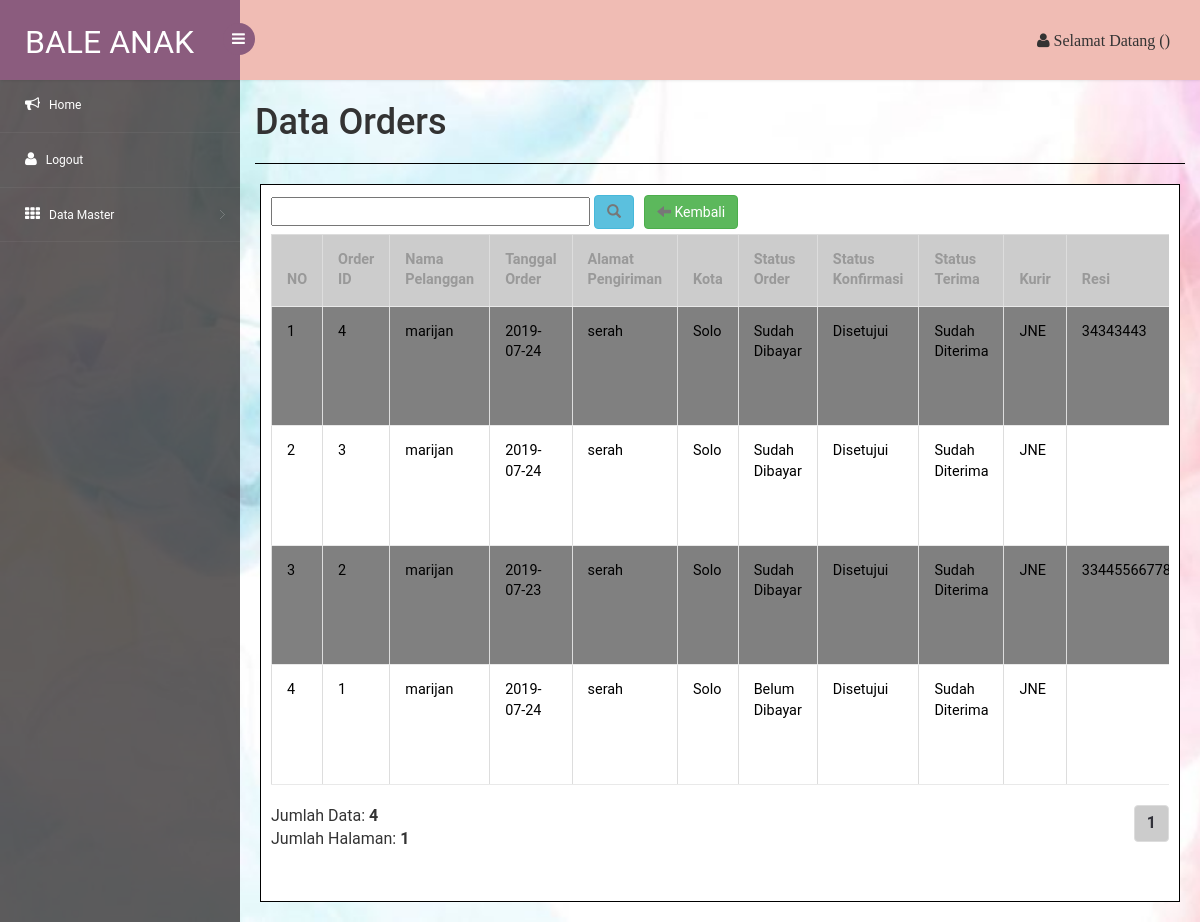
The app's page /admin/dashboard/orders.php, older data.
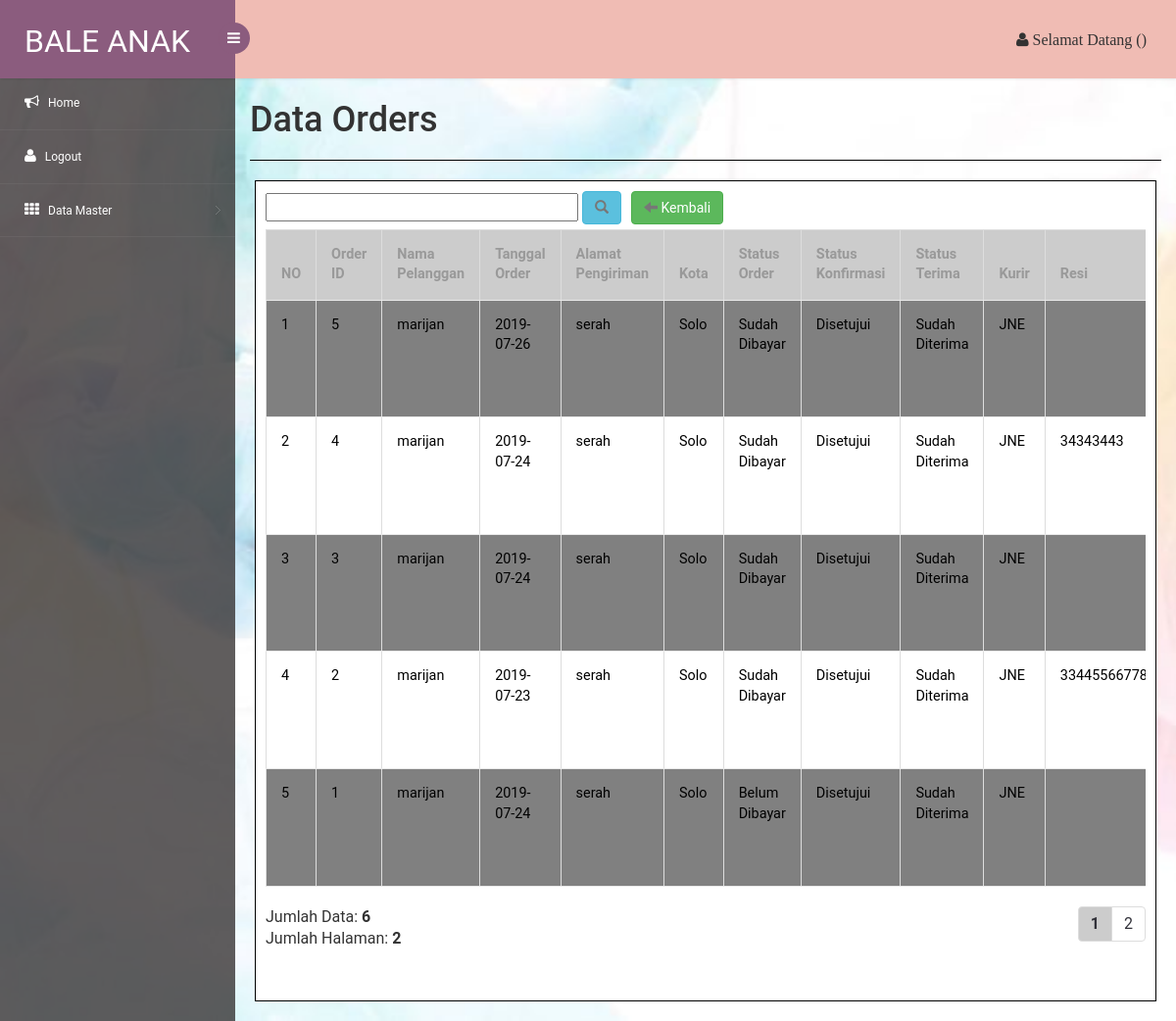
The same page, newer data.
### tables this page shows
CREATE TABLE `orders` (
  `id_order` int(11) NOT NULL,
  `kodepelanggan` int(11) NOT NULL,
  `tgl_order` date NOT NULL,
  `alamat_pengirim` varchar(255) NOT NULL,
  `id_kota` int(11) NOT NULL,
  `status_order` enum('Belum Dibayar','Sudah Dibayar') NOT NULL DEFAULT 'Belum Dibayar',
  `status_konfirmasi` enum('Menunggu Konfirmasi','Disetujui','Menunggu Persetujuan') NOT NULL DEFAULT 'Menunggu Konfirmasi',
  `status_terima` enum('Belum Diterima','Sudah Diterima') NOT NULL DEFAULT 'Belum Diterima',
  `kurir_id` int(11) NOT NULL,
  `resi` varchar(30) DEFAULT NULL,
  `ongkir` int(11) DEFAULT NULL
);

CREATE TABLE `pelanggan` (
  `kodepelanggan` int(5) NOT NULL,
  `namapelanggan` varchar(20) NOT NULL,
  `jeniskelamin` varchar(12) NOT NULL,
  `tempatlahir` varchar(30) NOT NULL,
  `tgllahir` date NOT NULL,
  `alamat` varchar(30) NOT NULL,
  `id_kota` int(11) NOT NULL,
  `nohp` varchar(20) NOT NULL,
  `email` varchar(50) NOT NULL,
  `username` varchar(20) NOT NULL,
  `password` varchar(255) NOT NULL,
  `tanggaldaftar` date NOT NULL
);

CREATE TABLE `kota` (
  `id_kota` int(11) NOT NULL,
  `nama_kota` varchar(30) NOT NULL,
  `ongkir` int(11) NOT NULL
);

CREATE TABLE `kurirs` (
  `kurir_id` int(11) NOT NULL,
  `kurir` varchar(30) NOT NULL
);

### admin/dashboard/functions.php (called while the page is built, shortened)
<?php
$conn = mysqli_connect("localhost", "root", "", "db_tokobale");
function orders($query)
{
	global $conn;
	$result = mysqli_query($conn, $query);
	$rows = [];
	while ($row = mysqli_fetch_assoc($result))
	{
		$rows[] = $row;
	}
	return $rows;
}
?>

### admin/dashboard/orders.php (the view, shortened to what this page needs)
<?php include_once('../_header.php'); ?>
<?php
require 'functions.php';
$jumlahdataperhalaman = 5;
$jumlahData = count(orders("SELECT pelanggan.namapelanggan, orders.tgl_order, orders.alamat_pengirim,
	kota.nama_kota, orders.status_order, orders.status_konfirmasi, orders.status_terima
	FROM orders JOIN pelanggan ON orders.kodepelanggan=pelanggan.kodepelanggan
	JOIN kota ON orders.id_kota=kota.id_kota JOIN kurirs ON orders.kurir_id=kurirs.kurir_id "));
$jumlahHalaman = ceil($jumlahData / $jumlahdataperhalaman);
$halamanAktif =  ( isset($_GET["page"]) ) ? $_GET["page"] : 1;
$awalData = ($jumlahdataperhalaman * $halamanAktif) - $jumlahdataperhalaman;
$orders = orders("SELECT * FROM orders JOIN pelanggan ON
	orders.kodepelanggan=pelanggan.kodepelanggan JOIN kota ON
	orders.id_kota=kota.id_kota JOIN kurirs ON orders.kurir_id=kurirs.kurir_id LIMIT $awalData, $jumlahdataperhalaman");
	?>
	<!DOCTYPE html>
	<html>
	<head>
	</head>
	<body>
		<div style="margin-top: 8px;">
			<h1> Data Orders </h1>
		</div>
		<div style="  margin-top: 20px;
		margin-bottom:  20px;
		border-top: 1px solid black;"></div>
		<div style="margin: 5px; padding:5px 10px 5px 10px; border: 1px solid black; background-color: white;">
			<form action="" method="post">
				<div style=" float: left; display: block; margin-top: 5px;">
					<input type="text" name="keyword" size="30" placeholder="Pencarian">
					<button type="button" class="btn btn-info" name="cari" >
						<span class="glyphicon glyphicon-search" ></span>
					</button>
				</div>
			</form>
			 <a href="./index.php" class="btn btn-success" style="margin-left: 10px;margin-top: 5px;"><span class="glyphicon glyphicon-arrow-left"></span>&nbsp;Kembali</a>
				<div>
					<div class="table-responsive" style="padding-top: 5px">
						<table class="table table-bordered table-hover" id="dataTables-example">
							<thead>
								<tr style="background-color: #ccc">
									<th>NO</th>
									<th>Order ID</th>
									<th>Nama Pelanggan</th>
									<th>Tanggal Order</th>
									<th>Alamat Pengiriman</th>
									<th>Kota</th>
									<th>Status Order</th>
									<th>Status Konfirmasi</th>
									<th>Status Terima</th>
									<th>Kurir</th>
									<th>Resi</th>
								</tr>
							</thead>
							<?php $i = 1; ?>
							<?php foreach (array_reverse($orders) as $ords): ?>
								<tr class="baris">
									<td style="color: black"><?php echo $i; ?></td>
									<td style="color: black"><?php echo $ords['id_order']; ?></td>
									<td style="color: black"><?php echo $ords['namapelanggan']; ?></td>
									<td style="color: black"><?php echo $ords['tgl_order']; ?></td>
									<td style="color: black"><?php echo $ords['alamat_pengirim']; ?></td>
									<td style="color: black"><?php echo $ords['nama_kota']; ?></td>
									<td style="color: black"><?php echo $ords['status_order']; ?></td>
									<td style="color: black"><?php echo $ords['status_konfirmasi']; ?></td>
									<td style="color: black"><?php echo $ords['status_terima']; ?></td>
									<td style="color: black"><?php echo $ords['kurir']; ?></td>
									<td style="color: black"><?php echo $ords['resi']; ?></td>
											</tr>
											<?php $i++; ?>
										<?php endforeach; ?>
									</table>
								</div>
							</div>
							<div class="pull-right">
								<nav aria-label="Page navigation example">
									<ul class="pagination">
										<?php for ($i= 1; $i <= $jumlahHalaman ; $i++) : ?>
											<?php if ($i == $halamanAktif) : ?>
												<li class="page-item"><a href="?halaman=orders&page=<?php echo $i ?>" style= "font-weight: bold; background-color:#ccc" class="page-link"><?= $i; ?></a></li>
												<?php else : ?>
													<li class="page-item"><a class="page-link" href="?halaman=orders&page=<?php echo $i ?>"><?= $i; ?></a></li>
												<?php endif; ?>
											<?php endfor; ?>
										</ul>
									</nav>
								</div>
								<div>
									<?php
									$jml =  count(orders("SELECT * FROM orders JOIN pelanggan ON
										orders.kodepelanggan=pelanggan.kodepelanggan JOIN kota ON
										orders.id_kota=kota.id_kota"));
										echo "Jumlah Data: <b>". $jml . "</b>" ; ?>
									</div>
									<div>
										<?php
										echo "Jumlah Halaman: <b>". $jumlahHalaman . "</b>" ; ?>
									</div> <br><br>
								</body>
								</html>
								<?php include_once('../_footer.php'); ?>

Row changes from the older to the newer data that the page shows:
added orders: id_order "5", pelanggan.namapelanggan "marijan", tgl_order "2019-07-26", alamat_pengirim "serah", id_kota.nama_kota "Solo", status_order "Sudah Dibayar", status_konfirmasi "Disetujui", status_terima "Sudah Diterima", kurir.kurir "JNE"
Text that changed along with them:
$jml: "4" → "6"
$jumlahHalaman: "1" → "2"
new list line: "2"
